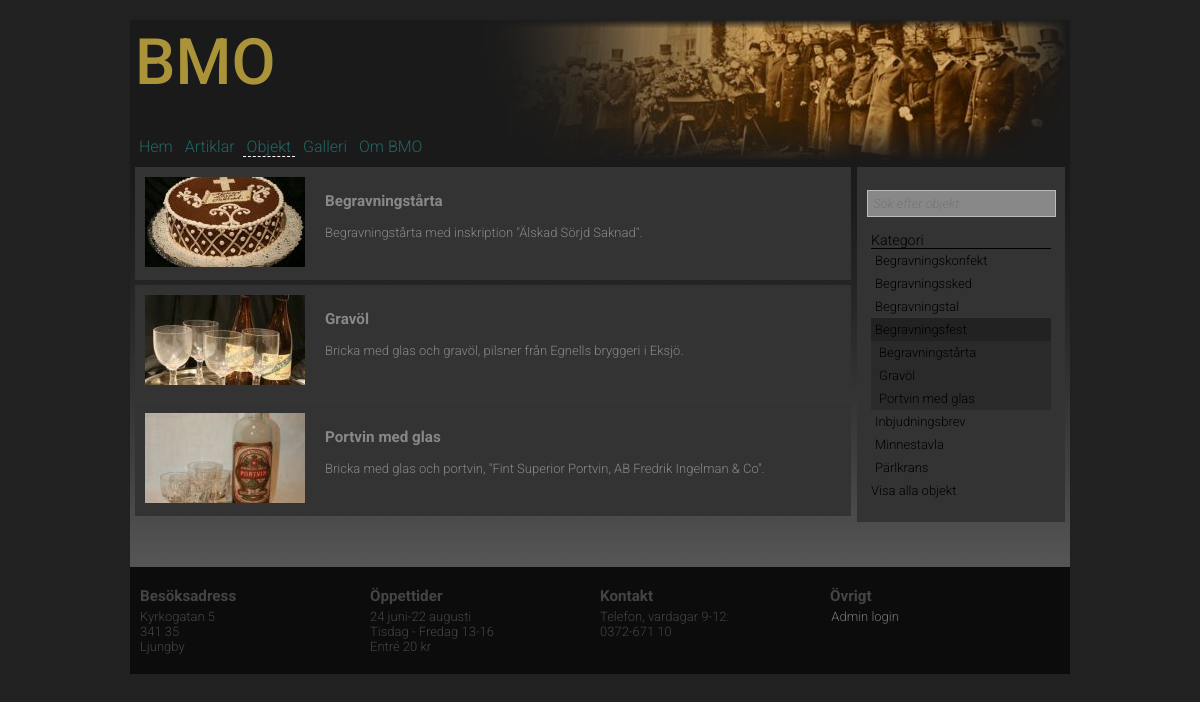
Screenshot of /objekt.php?category=Begravningsfest with the database file from the repository.
### tables this page shows
CREATE TABLE "Object" ("id" INTEGER PRIMARY KEY  NOT NULL ,"title" TEXT,"category" TEXT,"text" TEXT,"image" TEXT,"owner" TEXT);

### objekt.php (the view, shortened to what this page needs)
<?php
include("incl/config.php");
$asideLinkLenght=25;
include("incl/header.php");
if(isset($_GET["category"]))
{
	$category = strip_tags($_GET["category"]);
}
?>
<div id="content">
	<aside class="right">
		<nav class="sidebar">
		    <p>
		        <form>
		        	<input id="input" class="searchbox" type="text" placeholder="Sök efter objekt" name="search">
		        </form>
		    </p>
			<ul>
				<li class="header">Kategori</li>
				<?php
				$query = 'SELECT DISTINCT category FROM Object;';
				$res = getData($query);
				foreach($res as $item)
				{
					if ((isset($_GET["category"])) && ($item['category'] == $category)){
						echo '<li class="selectedItem">';
						$title=adjustStrLength($item['category'], $asideLinkLenght);
						echo '<a title="'.$item['category'].'" href="?category='.$item['category'].'">'.$title.'</a></li>';
						$query = 'SELECT * FROM Object WHERE category = "'.$item['category'].'";';
						$res2 = getData($query);
						foreach($res2 as $object)
						{
							if ((isset($_GET["p"])) && ($object['id'] == $p)){
								echo '<li class="selectedSubItem">';
							}else{
								echo '<li class="subItem">';
							}
							$title=removeSubstringFromString($object['category'], $object['title']);
							$title=adjustStrLength($title, $asideLinkLenght);
							echo '<a title="'.$object['title'].'" href="?category='.$object['category'].'&p='.$object['id'].'">'.$title.'</a></li>';
						}
					} else {
						echo '<li>';
						$title=adjustStrLength($item['category'], $asideLinkLenght);
						echo '<a title="'.$item['category'].'" href="?category='.$item['category'].'">'.$title.'</a></li>';
					}
				}?>
			</ul>
			<a href="?p=all">Visa alla objekt</a>
		</nav>
	</aside>
	<?php
		if(isset($p))
		{
			getObject($p);
		}
		elseif(isset($searchTerm))
		{
			generateSearchResult("Object", $searchTerm);
		}
		else
		{
			if(isset($category)){
				putObjects($category, "intro");
			}
		}
	?>
</div>
<?php include("incl/footer.php"); ?>

### src/functions.php (shortened to what this page needs)
<?php
function getData($query){
	$dbPath = dirname(__FILE__) . "/../incl/data/bmo.sqlite";
	$db = new PDO("sqlite:$dbPath");
	$db->setAttribute(PDO::ATTR_ERRMODE, PDO::ERRMODE_WARNING);
	$stmt = $db->prepare($query);
	$stmt->execute();
	$res = $stmt->fetchAll(PDO::FETCH_ASSOC);
	return $res;
}
function adjustStrLength($string, $len){
	return $string;
}
function removeSubstringFromString($subString, $fullString){
	if($subString!=$fullString){
		$modifiedString=str_replace($subString, "", $fullString);
		$modifiedString=ucfirst(trim(preg_replace("/[^a-öA-Ö0-9 ]/", "", $modifiedString)));
		return $modifiedString;
	} else {
		return $fullString;
	}
}
function putObjects($scope, $size){
	$res = getObjects($scope);
	if($size=="intro"){
		foreach($res as $object){
			echo '<article class="objectList left">';
			echo '<div class="object">';
			echo '<a href="?p='.$object['id'].'&category='.$object['category'].'"><img src="'.imageSize($object['image'], "cropped").'" alt="Bild av '.$object['title'].'"></a></div>';
			echo '<div><h3 class="objectlist">'.$object['title'].'</h3>';
			echo $object['text'];
			echo '</div></article>';
		}
	}
}
function getObjects($scope){
	if ($scope == "all"){
		$query = 'SELECT * FROM Object;';
	}else{
		$query = 'SELECT * FROM Object WHERE category="'.$scope.'";';
	}
	$res = getData($query);
	return $res;
}
function imageSize($picture, $size){
	$filename=basename($picture);
	switch ($size) {
		case 'cropped':
			$path="img/bmo/crop/";
			break;
	}
	return($path.$filename);
}

### style/stylesheet.css (style rules this page uses)
header,footer,nav,article,section,aside,figure,figcaption,output { display:block; }
a { color: #000000; text-decoration: none; font-family: 'Roboto', sans-serif; font-weight: 300; }
.right { float:right; }
.left { float:left; }

### style/debug.css (style rules this page uses)
body { background: beige; }
article { background: yellow; }
div#content { border: 1px dashed; }

### style/layout.css (style rules this page uses)
html { margin: 0; padding: 0; overflow-y:scroll; }
body { font-family: 'Roboto', sans-serif; font-weight: 300; margin: 0; padding: 0; background-color: #212121; }
div#content { overflow:auto; color: #888; font-size: small; width:100%; background-image: url("../img/bg_fade.jpg"); background-repeat: repeat-x; min-height: 400px; position: relative; }
article { overflow:auto; background-color: #333; margin: 5px; margin-bottom: 0px; padding: 10px; padding-bottom: 10px; }
article.left { width: 74%; margin-right: 0px; }
article a { color: #888 }
article.objectList div.object { width: 180px; float: left; }
article.objectList img { max-width: 160px; max-height: 120px; }
aside { overflow:auto; background-color: #333; margin: 5px; padding: 10px; padding-bottom: 20px; width: 20%; }

### style/navigation.css (style rules this page uses)
nav.sidebar { color: #000; text-decoration: none; }
nav.sidebar a { text-decoration:none; display: block; padding: 4px; }
nav.sidebar ul { list-style-type: none; padding: 2px 4px 0px 4px; margin: 0; }
nav.sidebar li { margin:0px; }
nav.sidebar li.selectedItem { background-color: #222; }
li.subItem { background-color: #2a2a2a; padding-left: 4px; }
li.header { border-bottom: 1px solid black; font-size: 110%; }

### style/forms.css (style rules this page uses)
input[type=text], input[type=password], input.text, input.title, input.searchbox, textarea { background-color:#fff; border:1px solid #bbb; }
input[type=text], input[type=password], input.text, input.title, input.searchbox, textarea, select { margin:0.5em 0; }
input.searchbox { width: 94%; padding:5px; background-color: #888; font-style: italic; margin: 0px; font-family: 'Roboto', sans-serif; font-weight: 300; font-size: small; color: black; }

### rows the page displays
object: title "Begravningstårta", image (picture), text "Begravningstårta med inskription \"Älskad Sörjd Saknad\"."
object: title "Gravöl", image (picture), text "Bricka med glas och gravöl, pilsner från Egnells bryggeri i Eksjö."
object: title "Portvin med glas", image (picture), text "Bricka med glas och portvin, \"Fint Superior Portvin, AB Fredrik Ingelman & Co\"."

### other values shown
$title "Begravningskonfekt"
$title "Begravningssked"
$title "Begravningstal"
$title "Begravningsfest"
$title "Inbjudningsbrev"
$title "Minnestavla"
$title "Pärlkrans"
